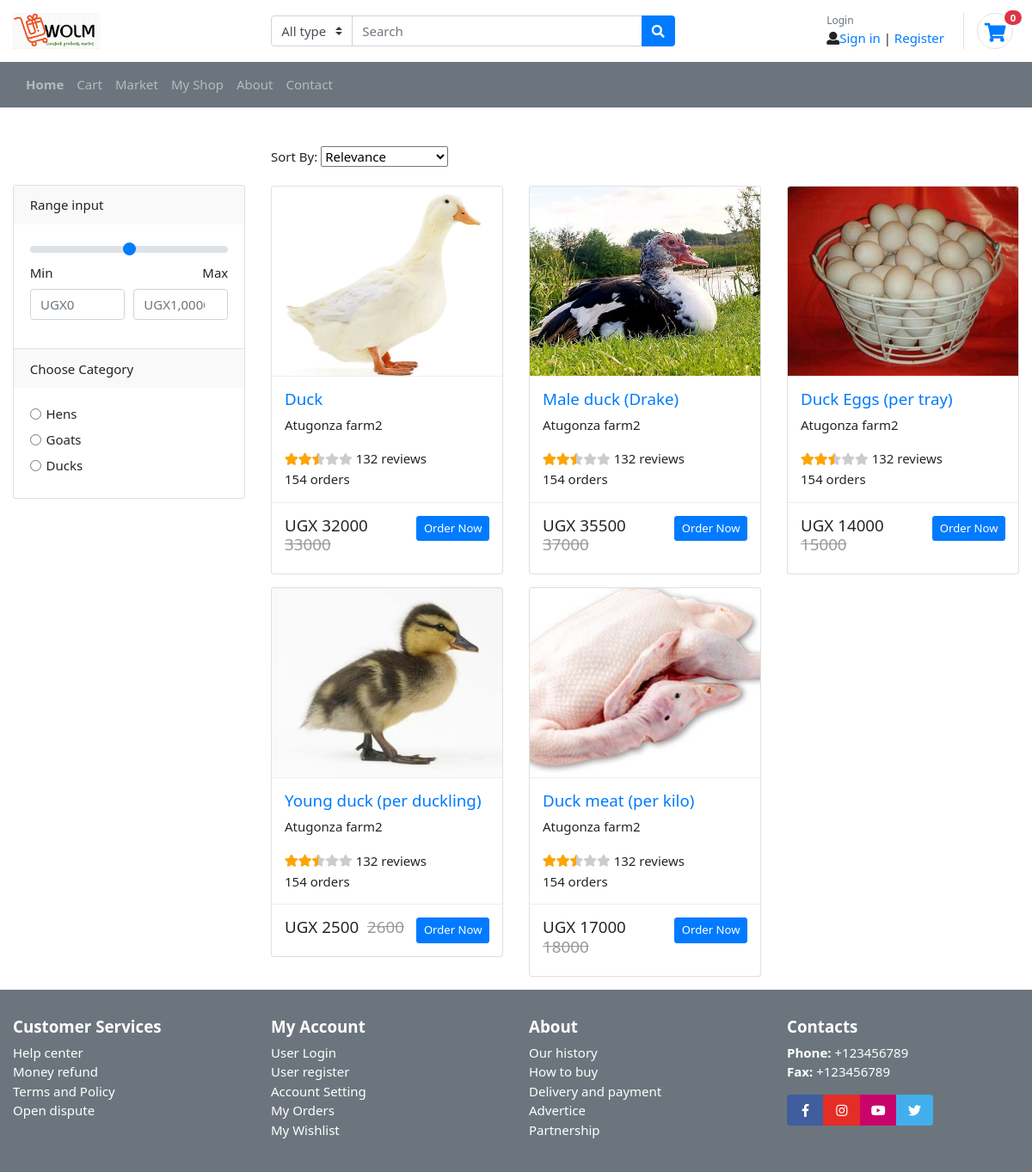
Page /ducksView/ on the committed database.
### shop/models.py (models this page shows, shortened)
class Item(models.Model):
    title = models.CharField(max_length=100)
    price = models.IntegerField()
    discount_price = models.IntegerField(blank=True, null=True)
    category = models.CharField(choices=CATEGORY_CHOICES, max_length=10)
    slug = models.SlugField(blank=True, null=True)
    description = models.TextField()
    image = models.FileField()
    ratings = GenericRelation(Rating, related_query_name='queryset')
    saler = models.ForeignKey(
        'Farmer', related_name='saler', on_delete=models.SET_NULL, blank=True, null=True)
    def get_absolute_url(self):
        return reverse("shop:product", args=[str(self.pk)
        ])
    def get_add_to_cart_url(self):
        return reverse("shop:add_to_cart", args=[str(self.pk)])

class Farmer(models.Model):
    user = models.ForeignKey(settings.AUTH_USER_MODEL,
                             on_delete=models.CASCADE,default=1)
    firstname = models.CharField(max_length=100)
    lastname = models.CharField(max_length = 100)
    email = models.EmailField(default = None)
    farmname = models.CharField(max_length = 50)
    farmlocation = models.CharField(max_length = 100)
    phone = models.CharField(max_length = 10)
    def __str__(self):
        return self.farmname

### shop/views.py (the view)
# urls.py: path('ducksView/', views.ducksView.as_view(), name='ducksView'),
class ducksView(ListView):
    model = Item
    paginate_by = 12
    template_name = "mymarket2.html"
    item2=Item.objects.filter(category='Ducks')
    def get(self, request, *args, **kwargs):
        context = locals()
        context['item2'] = self.item2
        return render_to_response(self.template_name, context, RequestContext(request))

### shop/templatetags/cart_template_tags.py (called while the page is built)
@register.filter
def cart_item_count(user):
    if user.is_authenticated:
        qs = Order.objects.filter(user=user, ordered=False)
        if qs.exists():
            return qs[0].items.count()
    return 0

### shop/templates/shop/mymarket2.html (shortened to what this page needs)
{% extends "base.html" %}
{% load static %}
{% block content %}
            <div class="content-wraper pt-60 pb-60 pt-sm-30">
                <div class="container">
                    <div class="row">
                        <div class="col-lg-9 order-1 order-lg-2">
                            <div class="shop-top-bar mt-30">
                                <div class="product-select-box">
                                    <div class="product-short pb-4">
                                        Sort By:
                                        <select class="nice-select">
                                            <option value="trending">Relevance</option>
                                        </select>
                                    </div>
                                </div>
                            </div>
                            <div class="shop-products-wrapper">
                                <div class="tab-content">
                                    <div id="grid-view" class="tab-pane fade active show" role="tabpanel">
                                        <div class="product-area shop-product-area">
                                            <div class="row">
                                                    {% for item in item2 %}
                                                    <div class="col-lg-4 col-md-4 col-sm-6 mt-40">
                                                        <div class="item-slide">
                                                                <figure class="card card-product">
                                                                    <div class="img-wrap"><a href="{{ item.get_absolute_url }}"><img src="{{ item.image.url }}" class="img-fluid" style="height: 250px; width: 290px;"></a>
                                                                    </div>
                                                                    <figcaption class="info-wrap">
                                                                            <h5 class="title"><a href="{{ item.get_absolute_url }}">{{ item.title }}</a></h5>
                                                                            <p class="desc">{{ item.saler }}</p>
                                                                            <div class="rating-wrap">
                                                                                <ul class="rating-stars">
                                                                                    <li style="width:50%" class="stars-active">
                                                                                        <i class="fa fa-star"></i><i class="fa fa-star"></i><i class="fa fa-star"></i>
                                                                                    </li>
                                                                                    <li>
                                                                                        <i class="fa fa-star"></i><i class="fa fa-star"></i><i class="fa fa-star"></i><i class="fa fa-star"></i><i class="fa fa-star"></i>
                                                                                    </li>
                                                                                </ul>
                                                                                <div class="label-rating">132 reviews</div>
                                                                                <div class="label-rating">154 orders </div>
                                                                            </div>
                                                                    </figcaption>
                                                                    <div class="bottom-wrap">
                                                                        <a href="{{ item.get_add_to_cart_url }}" class="btn btn-sm btn-primary float-right">Order Now</a>
                                                                        <div class="price-wrap h5">
                                                                            {% if item.discount_price %}
                                                                            <span class="price-new">UGX {{ item.discount_price }}</span> <del class="price-old">{{ item.price }}</del>
                                                                            {% else %}
                                                                            <span class="price-new">UGX {{ item.price }}</span>
                                                                            {% endif %}
                                                                        </div>
                                                                    </div>
                                                                </figure>
                                                            </div>
                                                    </div>
                                                    {% endfor %}
                                            </div>
                                        </div>
                                    </div>
                                </div>
                            </div>
                        </div>
                        <div class="col-lg-3 order-2 order-lg-1">
                            <div class="sidebar-categores-box pt-5 mt-sm-30 mt-xs-30">
<div class="card">
	<article class="card-group-item">
		<header class="card-header">
			<h6 class="title">Range input </h6>
		</header>
			<div class="card-body">
			<input class="custom-range" min="0" max="100" name="" type="range">
			<div class="form-row">
			<div class="form-group col-md-6">
			  <label>Min</label>
			  <input type="number" class="form-control" id="inputEmail4" placeholder="UGX0">
			</div>
			<div class="form-group col-md-6 text-right">
			  <label>Max</label>
			  <input type="number" class="form-control" placeholder="UGX1,0000">
			</div>
			</div>
			</div>
	</article>
	<article class="card-group-item">
		<header class="card-header">
			<h6 class="title">Choose Category </h6>
		</header>
		<div class="card-body">
			<label class="form-check">
			  <input class="form-check-input" type="radio" name="exampleRadio" value="">
			  <span class="form-check-label">
			    Hens
			  </span>
			</label>
			<label class="form-check">
			  <input class="form-check-input" type="radio" name="exampleRadio" value="">
			  <span class="form-check-label">
			    Goats
			  </span>
			</label>
			<label class="form-check">
			  <input class="form-check-input" type="radio" name="exampleRadio" value="">
			  <span class="form-check-label">
			    Ducks
			  </span>
			</label>
		</div>
	</article>
</div>
                            </div>
                        </div>
                    </div>
                </div>
            </div>
{% endblock content %}

### shop/static/shop/css/ui.css (style rules this page uses)
html { font-size: 15px; }
.img-wrap { text-align: center; display: block; }
.img-wrap img { max-width: 100%; }
figure { margin-bottom: 0; }
article:after, .form-group:after { display: block; clear: both; content: ""; }
.card-product { margin-bottom: 1rem; }
.card-product:after { content: ""; display: table; clear: both; visibility: hidden; }
.card-product .img-wrap { border-radius: 0.2rem 0.2rem 0 0; overflow: hidden; position: relative; height: 220px; text-align: center; }
.card-product .img-wrap img { max-height: 100%; max-width: 100%; width: auto; display: inline-block; -o-object-fit: cover; object-fit: cover; }
.card-product .info-wrap { overflow: hidden; padding: 15px; border-top: 1px solid #eee; }
.card-product .bottom-wrap { padding: 15px; border-top: 1px solid #eee; }
.card-product .title { margin-top: 0; }
.card .img-wrap { overflow: hidden; }
.price-new, .price { margin-right: 5px; }
.price-old { color: #999; }
.card-header .title { margin-bottom: 0; line-height: 1.5; }
.card-group-item { border-bottom: 1px solid #dee2e6; }
.card-group-item .card-header { border-bottom: 0; background-color: #f9f9f9; }
.card-group-item:last-child { border-bottom: 0; }
.label-rating { margin-right: 10px; display: inline-block; vertical-align: middle; }
.rating-stars { margin-right: 10px; display: inline-block; vertical-align: middle; list-style: none; margin: 0; padding: 0; position: relative; line-height: 1; white-space: nowrap; clear: both; }
.rating-stars i { font-size: 14px; color: #ccc; display: inline; }
.rating-stars li { display: block; text-overflow: clip; white-space: nowrap; z-index: 1; }
.rating-stars li.stars-active { z-index: 2; position: absolute; top: 0; left: 0; overflow: hidden; }
.rating-stars li.stars-active i { color: orange; }

### rows in the picture
Item: image (picture), title "Duck", saler "Atugonza farm2", discount_price "32000", price "33000"
Item: image (picture), title "Male duck (Drake)", saler "Atugonza farm2", discount_price "35500", price "37000"
Item: image (picture), title "Duck Eggs (per tray)", saler "Atugonza farm2", discount_price "14000", price "15000"
Item: image (picture), title "Young duck (per duckling)", saler "Atugonza farm2", discount_price "2500", price "2600"
Item: image (picture), title "Duck meat (per kilo)", saler "Atugonza farm2", discount_price "17000", price "18000"

### other values in the picture
{{ request.user|cart_item_count }} "0"
